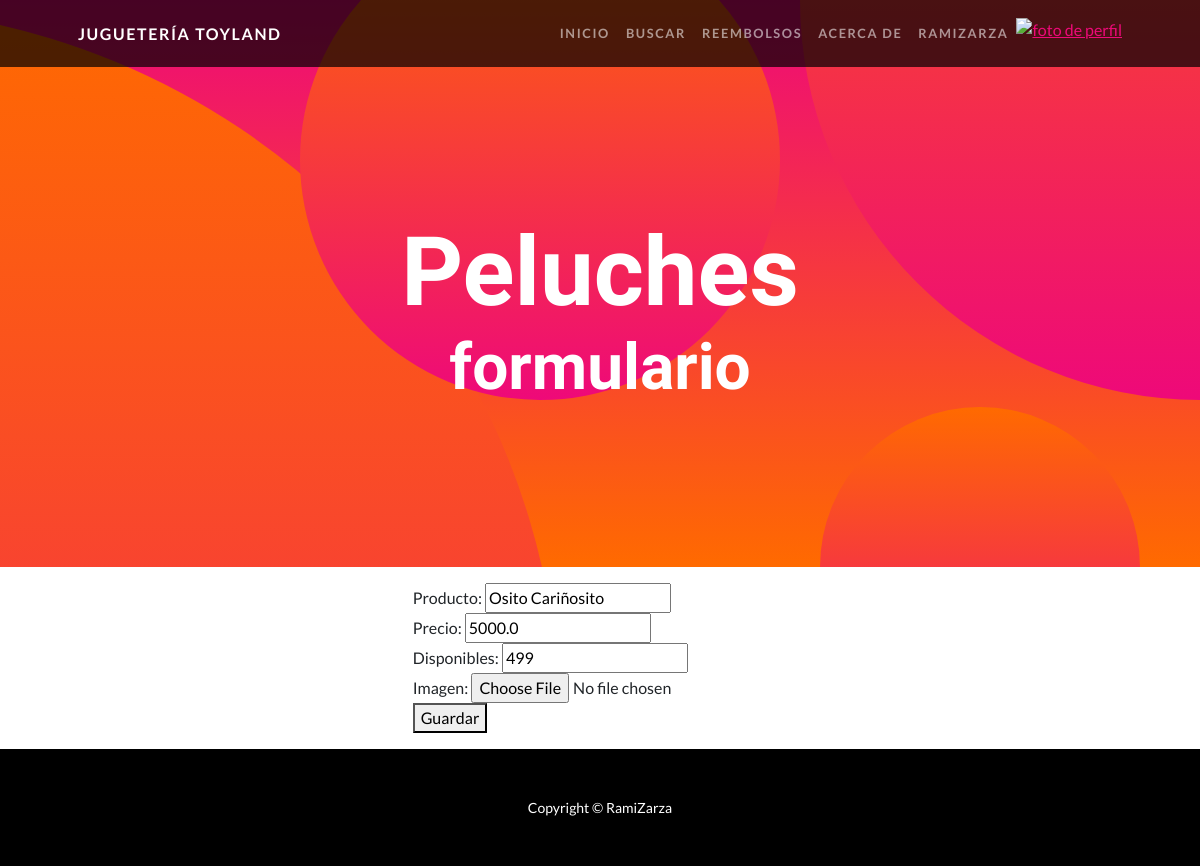
Page /peluches/update/1 (signed in) on the committed database.
### tienda/models.py (models this page shows, shortened)
class Peluches(models.Model):
    producto   = models.CharField(max_length=50)
    foto       = models.ImageField(upload_to="media/Peluches/", default= "default_Models.png")
    precio     = models.FloatField()
    en_stock   = models.BooleanField()
    disponibles= models.IntegerField()
    class Meta:
        verbose_name = "Peluche"
        verbose_name_plural = "Peluches"
        ordering = ["precio"]

### tienda/views.py (the view)
# urls.py: path("peluches/update/<id_peluche>",  peluchesUpdate,  name="peluchesUpdt"),
@login_required
def peluchesUpdate(request, id_peluche):
    peluche = Peluches.objects.get(id=id_peluche)
    if request.method == "POST":
        miForm = PeluchesForm(request.POST, request.FILES)
        if miForm.is_valid():
            peluche.producto    = miForm.cleaned_data.get("producto")
            peluche.precio      = miForm.cleaned_data.get("precio")
            peluche.disponibles = miForm.cleaned_data.get("disponibles")
            if peluche.disponibles > 0:
                peluche.en_stock = True
            else:
                peluche.en_stock = False
            peluche.save()
            contexto = {"Peluche":Peluches.objects.all()}
            return render(request, "Peluches/inicio.html", contexto)
    else:
        miForm = PeluchesForm(initial={
            "producto"   :peluche.producto,
            "precio"     :peluche.precio,
            "disponibles":peluche.disponibles,
        })
    return render(request, "Peluches/formulario.html", {"form":miForm})

### tienda/forms.py
class PeluchesForm(forms.Form):
    producto    = forms.CharField(max_length=50, required=True)
    precio      = forms.IntegerField(required=True)
    disponibles = forms.IntegerField(required=True)
    imagen      = forms.ImageField(required=False)

### tienda/templates/Peluches/formulario.html (shortened to what this page needs)
{% extends "tienda/index.html" %}
{% load static %}
{% block titulo %}
<h1 class="masthead-heading mb-0">Peluches</h1>
<h2 class="masthead-subheading mb-0">formulario</h2>
{% endblock titulo %}
{% block cuerpo_de_la_pagina %}
<div class = "d-grid gap-3 d-sm-flex justify-content-sm-center justify-content-xxl-start mb-3">
    <form action="" method = "post">
        <table>
            {{form}}
        </table>
        <button type = "sumbit" value= "guardar">Guardar</button>
    </form>
</div>
{% endblock %}

### tienda/templates/tienda/index.html (shortened to what this page needs)
<!DOCTYPE html>
{% load static %}
<html lang="en">
    <head>
        <link rel="stylesheet" href="https://cdnjs.cloudflare.com/ajax/libs/font-awesome/6.4.0/css/all.min.css">
        <link href="{%static 'css/styles.css'%}" rel="stylesheet" />
    </head>
    <body id="page-top">
        <nav class="navbar navbar-expand-lg navbar-dark navbar-custom fixed-top">
            <div class="container px-5">
                <a class="navbar-brand" href="{% url 'home' %}">Juguetería Toyland</a>
                <div class="collapse navbar-collapse" id="navbarResponsive">
                    <ul class="navbar-nav ms-auto">
                        {% if user.is_authenticated %}
                        <li class="nav-item"><a class="nav-link" href="{%url 'home'%}">Inicio</a></li>
                        <li class="nav-item"><a class="nav-link" href="{% url 'buscar' %}">Buscar</a></li>
                        <li class="nav-item"><a class="nav-link" href="https://www.youtube.com/watch?v=N9g1WHfZgaM">Reembolsos</a></li>
                        <li class="nav-item"><a class="nav-link" href="{% url 'acerca_de' %}">Acerca De</a></li>
                        <li class="nav-item"><a class="nav-link" href="{% url 'editUser' %}">{{user.username}}</a></li>
                        <div class="text_cente">
                            <a href = "{% url 'agragarAvatar' %}"><img src = "{{ request.session.avatar.url }}" height = 40px weight = 40px alt="foto de perfil"></a>
                        </div>
                        {% else %}
                        <li class="nav-item"><a class="nav-link" href="{% url 'register' %}">Registrar Ususario</a></li>
                        <li class="nav-item"><a class="nav-link" href="{% url 'login' %}">Iniciar Sesion</a></li>
                        {% endif %}
                    </ul>
                </div>
            </div>
        </nav>
        <header class="masthead text-center text-white">
            <div class="masthead-content">
                <div class="container px-5">
                    {%block titulo%}{%endblock%}
                </div>
            </div>
            <div class="bg-circle-1 bg-circle"></div>
            <div class="bg-circle-2 bg-circle"></div>
            <div class="bg-circle-3 bg-circle"></div>
            <div class="bg-circle-4 bg-circle"></div>
        </header>
        {%block cuerpo_de_la_pagina%}{%endblock cuerpo_de_la_pagina%}
        <footer class="py-5 bg-black">
            <div class="container px-5"><p class="m-0 text-center text-white small">Copyright &copy; RamiZarza</p></div>
        </footer>
    </body>
</html>

### rows in the picture
Peluches: producto "Osito Cariñosito", precio "5000.0", disponibles "499"

### other values in the picture
{{ user.username }} "RAMIZARZA"
